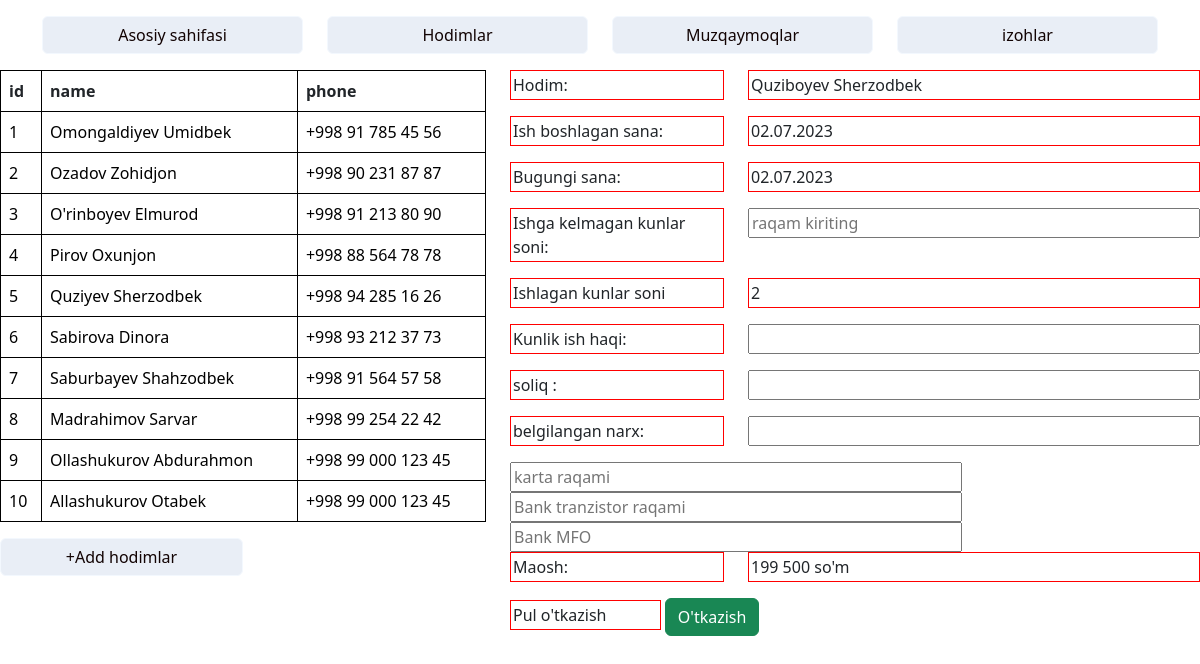
/hodimlar/, run on the app's committed database.
### app1/models.py (models this page shows, shortened)
class Hodimlar_00(models.Model):
    ism=models.CharField(max_length=100)
    familiya=models.CharField(max_length=100)
    tel_raqam=models.CharField(max_length=100)
    ish_boshlagan_sana=models.DateTimeField()
    ishlagan_kunlar_soni=models.DecimalField(max_digits=10000,decimal_places=0)
    belgilangan_narx=models.IntegerField(blank=True, null=True)
    karta=models.CharField(max_length=100)
    Bank_Tranzit=models.CharField(max_length=100)
    bank_mfo=models.CharField(max_length=100)

### app1/views.py (the view)
# urls.py: path('hodimlar/',Hodim.as_view(),name='hodim'),
class Hodim(ListView):
    model = Hodimlar_00
    template_name = 'hodimlar.html'

### templates/hodimlar.html (shortened to what this page needs)
<!DOCTYPE html>
<html lang="en">
<head>
    <link href="https://cdn.jsdelivr.net/npm/bootstrap@5.2.3/dist/css/bootstrap.min.css" rel="stylesheet">
</head>
<body>
{% extends 'baza.html' %}
    {% block content %}
            <div class="mt-3">
               <div class="row">
                    <div class="col-5">
                        <table class="table table-hover">
                            <thead>
                                <tr>
                                    <th>
                                        id
                                    </th>
                                    <th>
                                        name
                                    </th>
                                    <th>
                                        phone
                                    </th>
                                </tr>
                            </thead>
                            <tbody>
                             {% for i  in object_list %}
                                 <tr>
                                        <td>
                                            <a href="{%url 'hodimuz' i.id%}" style="text-decoration: none; color: black;" >
                                                {{i.id}}
                                            </a>
                                        </td>
                                        <td>
                                             <a href="{%url 'hodimuz' i.id%}" style="text-decoration: none; color: black;" >
                                                {{i.familiya}} {{i.ism}}
                                             </a>
                                        </td>
                                        <td>
                                            <a href="{%url 'hodimuz' i.id%}" style="text-decoration: none; color: black;" >
                                                {{i.tel_raqam}}
                                            </a>
                                        </td>
                                 </tr>
                             {% endfor %}
                            </tbody>
                        </table>
                         <a href="{% url 'hodim_add'%}"><div class="btn btn-primary" style="width: 50%;">
                            +Add hodimlar
                        </div></a>
                    </div>
                    <div class="col-7">
                        <form action="">
                            <div class="row">
                                <div class="col-4"><p>Hodim:</p></div>
                                <div class="col-8"><p>Quziboyev Sherzodbek</p></div>
                            </div>
                            <div class="row">
                                <div class="col-4"><p>Ish boshlagan sana:</p></div>
                                <div class="col-8"><p>02.07.2023</p></div>
                            </div>
                            <div class="row">
                                <div class="col-4"><p>Bugungi sana:</p></div>
                                <div class="col-8"><p>02.07.2023</p></div>
                            </div>
                            <div class="row">
                                <label for="st" class="col-4"><p  style="width: 100%;">Ishga kelmagan kunlar soni:</p></label>
                                <div class="col-8">
                                    <input type="text" placeholder="raqam kiriting" id="st"  style="width: 100%;">
                                </div>
                            </div>
                            <div class="row">
                                <div class="col-4"><p>Ishlagan kunlar soni</p></div>
                                <div class="col-8"><p>2</p></div>
                            </div>
                            <div class="row">
                                <label for="stu" class="col-4"><p  style="width: 100%;">Kunlik ish haqi:</p></label>
                                <div class="col-8">
                                    <input type="text" placeholder="" id="stu"  style="width: 100%;">
                                </div>
                            </div>
                            <div class="row">
                                <label for="su" class="col-4"><p  style="width: 100%;">soliq :</p></label>
                                <div class="col-8">
                                    <input type="text" placeholder="" id="su"  style="width: 100%;">
                                </div>
                            </div>
                            <div class="row">
                                <label for="sui" class="col-4"><p  style="width: 100%;">belgilangan narx:</p></label>
                                <div class="col-8">
                                    <input type="text" placeholder="" id="sui"  style="width: 100%;">
                                </div>
                            </div>
                            <div class="row">
                                <div class="col-8">
                                    <input type="text" placeholder="karta raqami" style="width: 100%;">
                                </div>
                            </div>
                            <div class="row">
                                <div class="col-8">
                                    <input type="text" placeholder="Bank tranzistor raqami" style="width: 100%;">
                                </div>
                            </div>
                            <div class="row">
                                <div class="col-8">
                                    <input type="text" placeholder="Bank MFO" style="width: 100%;">
                                </div>
                            </div>
                            <div class="row">
                                <div class="col-4"><p>Maosh:</p></div>
                                <div class="col-8"><p>199 500       so'm</p></div>
                            </div>
                            <div class="row">
                                <div class="col-8">
                                    <label for="sui" class="col-4"><p  style="width: 100%;">Pul o'tkazish</p></label>
                                    <div class="btn btn-success">
                                        O'tkazish
                                    </div>
                                </div>
                            </div>
                        </form>
                    </div>
                </div>
               </div>
    {% endblock content %}

### templates/baza.html (shortened to what this page needs)
<!DOCTYPE html>
<html lang="en">
<head>
</head>
<body>
    <header>
            <div class="container mt-3">
        <div class="row text-center">
            <div class="col-3">
                <a href="{% url 'home'%}"><div class="btn btn-primary" style="width: 100%;">
                    Asosiy sahifasi
                </div></a>
            </div>
            <div class="col-3">
                <a href="{% url 'hodim'%}"><div class="btn btn-primary" style="width: 100%;">
                    Hodimlar
                </div></a>
            </div>
            <div class="col-3">
                <a href="{% url 'muzqaymoq_sahifasi'%}"><div class="btn btn-primary" style="width: 100%;">
                    Muzqaymoqlar
                </div></a>
            </div>
            <div class="col-3">
                <a href="{% url 'sahifa3'%}"><div class="btn btn-primary" style="width: 100%;">
                    izohlar
                </div></a>
            </div>
        </div>
                </div>
    </header>
    {% block content %}
    {% endblock content %}
</body>
</html>

### templates/hodimlar.html (style rules this page uses)
table { border-collapse: collapse; width: 100%; }
th,td { border: 1px solid black; padding: 5px; }
thead { text-align: left; }
p { border: 1px solid red; width: 100%; padding: 2px; }
.btn-primary { --bs-btn-color: #120303; --bs-btn-bg: #e9eef6; --bs-btn-border-color: #f3f8fe; --bs-btn-hover-color: #fff; --bs-btn-hover-bg: #0b5ed7; --bs-btn-hover-border-color: #0a58ca; --bs-btn-focus-shadow-rgb: 49,132,253; --bs-btn-active-color: #fff; --bs-btn-active-bg: #0a58ca; --bs-btn-active-border-color: #0a53be; --bs-btn-active-shadow: inset 0 3px 5px rgba(0, 0, 0, 0.125); --bs-btn-disabled-color: #fff; --bs-btn-disabled-bg: #0d6efd; --bs-btn-disabled-border-color: #0d6efd; }

### data on the page
Hodimlar_00: id "1", familiya "Omongaldiyev", ism "Umidbek", tel_raqam "+998 91 785 45 56"
Hodimlar_00: id "2", familiya "Ozadov", ism "Zohidjon", tel_raqam "+998 90 231 87 87"
Hodimlar_00: id "3", familiya "O'rinboyev", ism "Elmurod", tel_raqam "+998 91 213 80 90"
Hodimlar_00: id "4", familiya "Pirov", ism "Oxunjon", tel_raqam "+998 88 564 78 78"
Hodimlar_00: id "5", familiya "Quziyev", ism "Sherzodbek", tel_raqam "+998 94 285 16 26"
Hodimlar_00: id "6", familiya "Sabirova", ism "Dinora", tel_raqam "+998 93 212 37 73"
Hodimlar_00: id "7", familiya "Saburbayev", ism "Shahzodbek", tel_raqam "+998 91 564 57 58"
Hodimlar_00: id "8", familiya "Madrahimov", ism "Sarvar", tel_raqam "+998 99 254 22 42"
Hodimlar_00: id "9", familiya "Ollashukurov", ism "Abdurahmon", tel_raqam "+998 99 000 123 45"
Hodimlar_00: id "10", familiya "Allashukurov", ism "Otabek", tel_raqam "+998 99 000 123 45"
